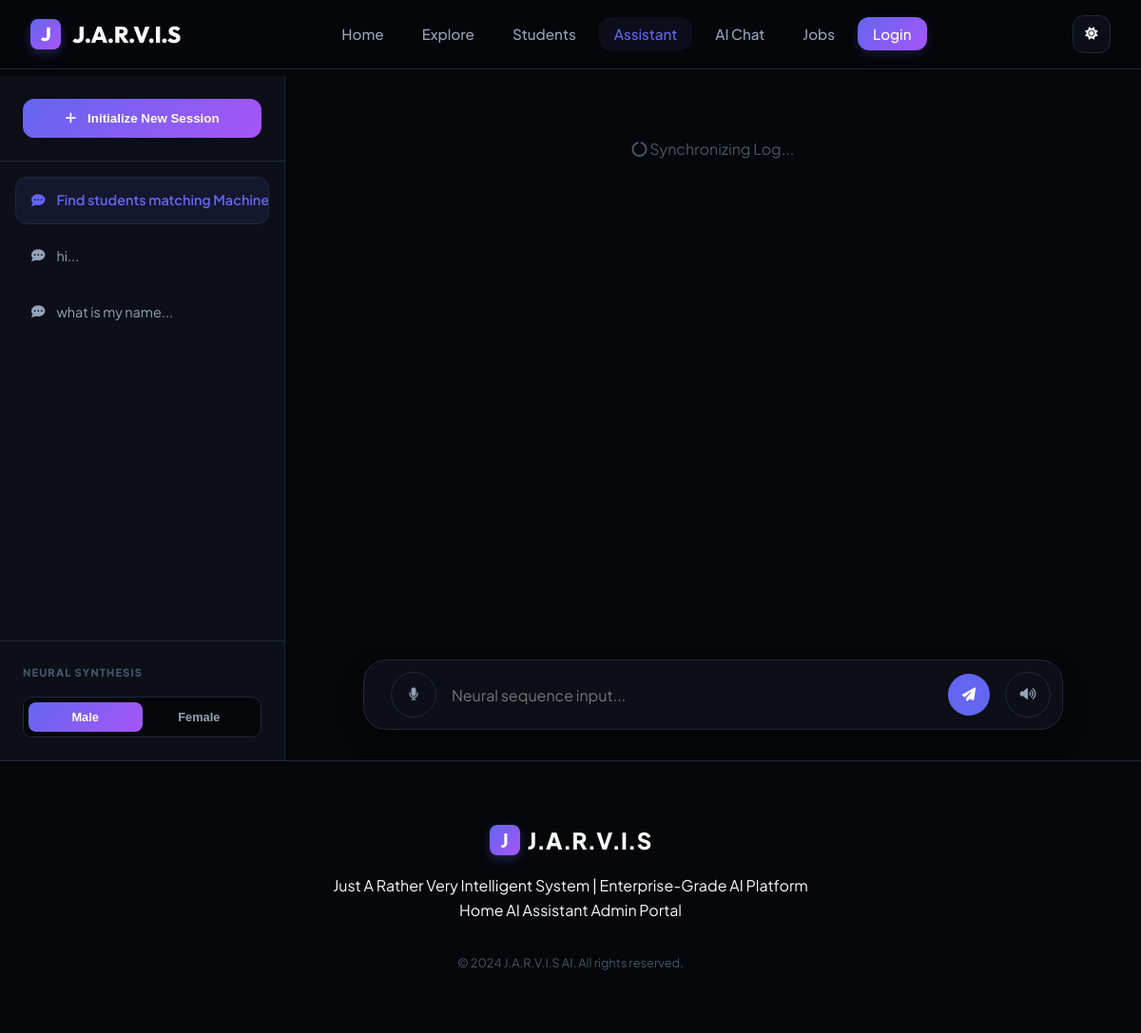
The page /assistant/ on the database its author committed.
### models.py (models this page shows, shortened)
class AssistantConversation(db.Model):
    __tablename__ = 'assistant_conversation'
    id = db.Column(db.Integer, primary_key=True)
    title = db.Column(db.String(200), default="Neural Dialogue")
    summary = db.Column(db.Text)
    created_at = db.Column(db.DateTime, default=datetime.utcnow)
    updated_at = db.Column(db.DateTime, default=datetime.utcnow, onupdate=datetime.utcnow)
    messages = db.relationship('AssistantMessage', backref='conversation', lazy=True, cascade="all, delete-orphan")

### routes/assistant.py (the view)
@assistant_bp.route('/')
def assistant_page():
    conversations = AssistantConversation.query.order_by(AssistantConversation.updated_at.desc()).all()
    return render_template('assistant.html', conversations=conversations)

### templates/assistant.html (shortened to what this page needs)
{% extends "base.html" %}
{% block content %}
<div class="assistant-wrapper">
    <aside class="assistant-sidebar" id="sidebar">
        <div class="sidebar-header">
            <button class="new-chat-btn" onclick="startNewChat()">
                <i class="fas fa-plus"></i> Initialize New Session
            </button>
        </div>
        <div class="chat-history-list" id="chatHistory">
            {% for conv in conversations %}
            <div class="history-item {% if loop.first %}active{% endif %}" data-action="load" data-id="{{ conv.id }}">
                <i class="fas fa-comment-dots"></i>
                <span>{{ conv.title }}</span>
            </div>
            {% endfor %}
        </div>
        <div class="sidebar-footer"
            style="padding: 1.5rem; border-top: 1px solid var(--border); background: rgba(0,0,0,0.02);">
            <p
                style="font-size: 0.7rem; font-weight: 800; color: var(--text-dim); text-transform: uppercase; letter-spacing: 0.1em; margin-bottom: 1rem;">
                Neural Synthesis
            </p>
            <div style="display: flex; flex-direction: column; gap: 0.75rem;">
                <div
                    style="display: flex; background: var(--bg-page); padding: 0.3rem; border-radius: 10px; border: 1px solid var(--border);">
                    <button class="voice-gender-btn active" id="maleVoice" onclick="setVoiceGender('male')"
                        style="flex: 1; padding: 0.5rem; border: none; border-radius: 8px; font-size: 0.8rem; font-weight: 600; cursor: pointer; transition: 0.3s; background: var(--grad-primary); color: white;">
                        Male
                    </button>
                    <button class="voice-gender-btn" id="femaleVoice" onclick="setVoiceGender('female')"
                        style="flex: 1; padding: 0.5rem; border: none; border-radius: 8px; font-size: 0.8rem; font-weight: 600; cursor: pointer; transition: 0.3s; background: transparent; color: var(--text-muted);">
                        Female
                    </button>
                </div>
            </div>
        </div>
    </aside>
    <main class="assistant-main">
        <div class="chat-messages" id="assistantMessages"
            style="display: none; flex: 1; padding: 2rem; overflow-y: auto; scroll-behavior: smooth;">
        </div>
        <div class="assistant-input-hub">
            <div class="control-bar">
                <button class="voice-btn" id="voiceToggle" onclick="toggleVoice()" title="Toggle Voice Recognition">
                    <i class="fas fa-microphone"></i>
                </button>
                <input type="text" class="control-input" id="assistantInput" placeholder="Neural sequence input..."
                    autocomplete="off">
                <button class="chat-send-btn" onclick="sendMessage()" id="sendBtn">
                    <i class="fas fa-paper-plane" style="font-size: 0.9rem;"></i>
                </button>
                <button class="voice-btn" id="speakToggle" onclick="toggleTextToSpeech()" title="Toggle Voice Response">
                    <i class="fas fa-volume-up"></i>
                </button>
            </div>
        </div>
    </main>
</div>
{% endblock %}

### static/css/style.css (style rules this page uses)
:root { --primary: #6366f1; --primary-light: #818cf8; --primary-dark: #4f46e5; --secondary: #06b6d4; --accent: #ec4899; --success: #10b981; --warning: #f59e0b; --error: #ef4444; --info: #3b82f6; --bg-page: #f8fafc; --bg-card: #ffffff; --bg-nav: rgba(255, 255, 255, 0.8); --text-main: #0f172a; --text-muted: #64748b; --text-dim: #94a3b8; --border: #e2e8f0; --border-dim: #f1f5f9; --grad-primary: linear-gradient(135deg, #6366f1 0%, #a855f7 100%); --grad-surface: linear-gradient(135deg, rgba(255, 255, 255, 0.1) 0%, rgba(255, 255, 255, 0.05) 100%); --grad-text: linear-gradient(135deg, #0f172a 0%, #334155 100%); --shadow-sm: 0 2px 4px rgba(0, 0, 0, 0.02); --shadow-md: 0 4px 12px rgba(0, 0, 0, 0.05); --shadow-lg: 0 12px 24px rgba(0, 0, 0, 0.08); --shadow-xl: 0 20px 48px rgba(0, 0, 0, 0.12); --shadow-glass: 0 8px 32px rgba(0, 0, 0, 0.04); --radius-sm: 8px; --radius-md: 12px; --radius-lg: 18px; --radius-xl: 24px; --radius-full: 9999px; --transition: all 0.3s cubic-bezier(0.4, 0, 0.2, 1); --font-main: 'Plus Jakarta Sans', sans-serif; --font-heading: 'Outfit', sans-serif; }
[data-theme="dark"] { --bg-page: #05070a; --bg-card: #0c0f17; --bg-nav: rgba(5, 7, 10, 0.8); --text-main: #f8fafc; --text-muted: #94a3b8; --text-dim: #475569; --border: #1e293b; --border-dim: #0f172a; --grad-text: linear-gradient(135deg, #f8fafc 0%, #cbd5e1 100%); --shadow-md: 0 4px 12px rgba(0, 0, 0, 0.3); --shadow-lg: 0 12px 24px rgba(0, 0, 0, 0.4); --shadow-xl: 0 20px 48px rgba(0, 0, 0, 0.5); }
* { margin: 0; padding: 0; box-sizing: border-box; }
body { font-family: var(--font-main); background-color: var(--bg-page); color: var(--text-main); line-height: 1.6; overflow-x: hidden; min-height: 100vh; }
.chat-messages { flex: 1; overflow-y: auto; padding: 2rem; display: flex; flex-direction: column; gap: 1.5rem; background: rgba(0, 0, 0, 0.01); scroll-behavior: smooth; }
.chat-send-btn { width: 44px; height: 44px; border-radius: 50%; background: var(--primary); color: white; border: none; cursor: pointer; display: flex; align-items: center; justify-content: center; transition: var(--transition); }
.assistant-wrapper { display: flex; height: calc(100vh - 80px); overflow: hidden; position: relative; }
.assistant-sidebar { width: 300px; background: var(--bg-card); border-right: 1px solid var(--border); display: flex; flex-direction: column; transition: var(--transition); z-index: 100; }
.sidebar-header { padding: 1.5rem; border-bottom: 1px solid var(--border); }
.new-chat-btn { width: 100%; padding: 0.8rem; background: var(--grad-primary); color: white; border: none; border-radius: var(--radius-md); font-weight: 600; display: flex; align-items: center; justify-content: center; gap: 0.75rem; cursor: pointer; box-shadow: var(--shadow-sm); transition: var(--transition); }
.chat-history-list { flex: 1; overflow-y: auto; padding: 1rem; }
.history-item { padding: 0.8rem 1rem; border-radius: var(--radius-md); margin-bottom: 0.5rem; cursor: pointer; display: flex; align-items: center; gap: 0.75rem; color: var(--text-muted); font-size: 0.9rem; transition: var(--transition); white-space: nowrap; overflow: hidden; text-overflow: ellipsis; position: relative; border: 1px solid transparent; }
.history-item.active { background: rgba(99, 102, 241, 0.1); color: var(--primary); border-color: var(--border); font-weight: 600; }
.assistant-main { flex: 1; display: flex; flex-direction: column; background: var(--bg-page); position: relative; }
.voice-btn { width: 48px; height: 48px; border-radius: 50%; background: var(--bg-card); border: 1px solid var(--border); color: var(--text-muted); display: flex; align-items: center; justify-content: center; cursor: pointer; transition: var(--transition); box-shadow: var(--shadow-sm); }
.assistant-input-hub { max-width: 800px; width: 100%; margin: 0 auto; padding: 2rem; position: relative; }
.control-bar { display: flex; align-items: center; gap: 1rem; background: var(--bg-card); border: 1px solid var(--border); padding: 0.75rem 0.75rem 0.75rem 1.75rem; border-radius: var(--radius-xl); box-shadow: var(--shadow-lg); }
.control-input { flex: 1; background: none; border: none; color: var(--text-main); font-size: 1rem; font-family: inherit; }

### rows shown on the page
AssistantConversation: title "Find students matching Mac…"
AssistantConversation: title "hi..."
AssistantConversation: title "what is my name..."
